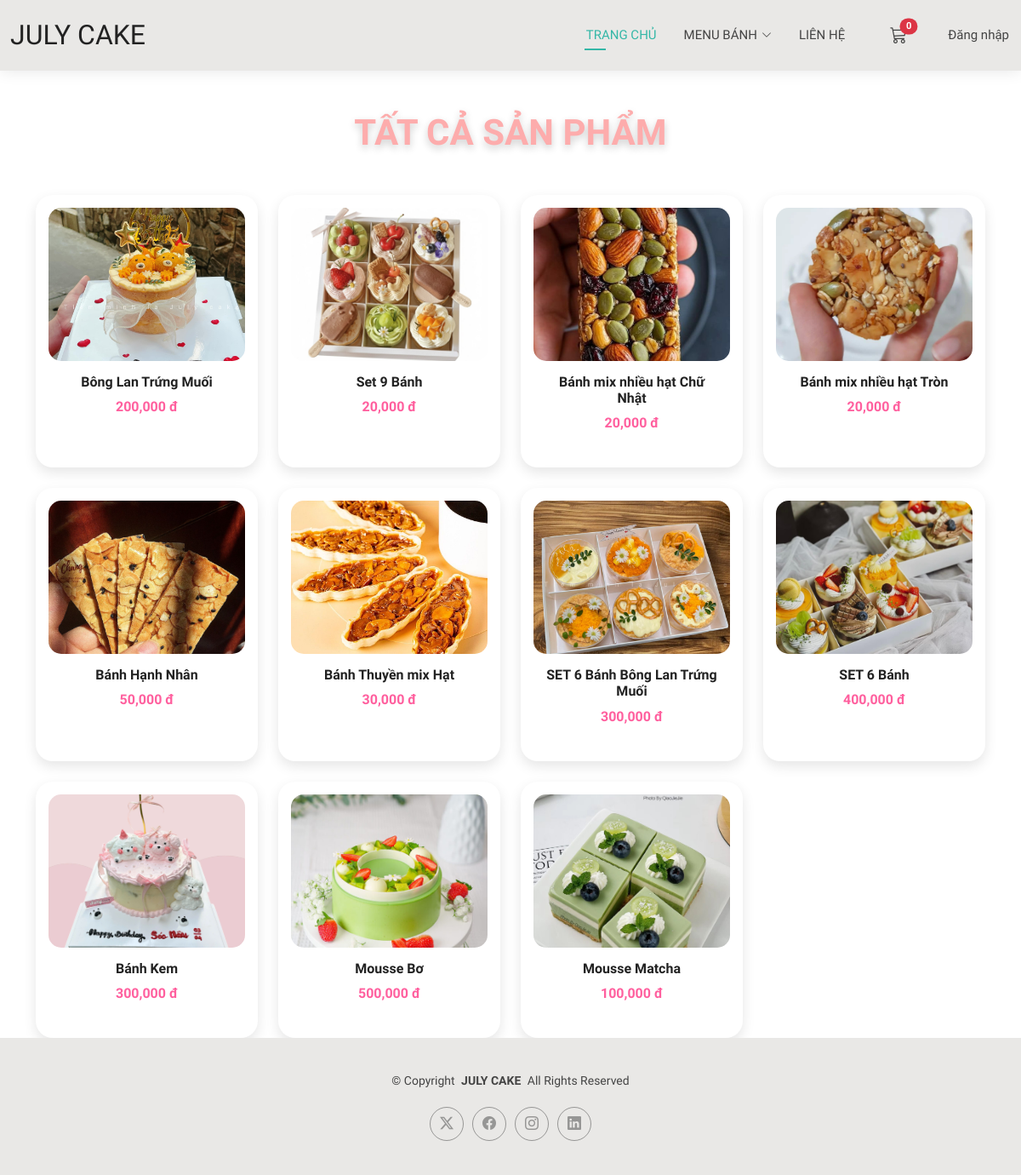
Screenshot of /products/ with the database file from the repository.
### products/models.py (models this page shows, shortened)
class Product(models.Model):
    name = models.CharField(max_length=255)
    slug = models.SlugField(max_length=255, unique=True, blank=True)
    description = models.TextField(blank=True)
    price = models.DecimalField(max_digits=12, decimal_places=3, default=0)
    stock = models.PositiveIntegerField(default=0)
    image = models.ImageField(upload_to='products/', null=True, blank=True)
    categories = models.ManyToManyField(Category, related_name='products', blank=True)
    created_at = models.DateTimeField(auto_now_add=True)
    sizes = models.ManyToManyField(CakeSize, blank=True)
    class Meta:
        ordering = ['-created_at']

### products/views.py (the view)
# urls.py: path("products/", include("products.urls", namespace="products")),
def products(request):
    qs = Product.objects.all()
    return render(request, 'products/products.html', {'products': qs})

### cart/context_processors.py (called while the page is built)
def cart_count(request):
    if getattr(request, 'user', None) and request.user.is_authenticated:
        total = CartItem.objects.filter(cart__user=request.user).aggregate(total=Sum('quantity'))['total'] or 0
    else:
        cart = request.session.get('cart', {})
        try:
            total = sum(int(item.get('quantity', 0) or 0) for item in cart.values())
        except Exception:
            total = 0
    return {'cart_count': int(total)}

### products/templates/products/products.html
{% extends 'base.html' %}
{% load humanize %}
{% load static %}
{% block extra_css %}
<link rel="stylesheet" href="{% static 'products/css/product.css' %}">
{% endblock %}
{% block content %}
<div class="container mt-5">
  <h2 class="hero-title d-flex align-items-center justify-content-center mb-5">
  <span>TẤT CẢ SẢN PHẨM</span>
</h2>
  <div class="row g-4">
    {% for product in products %}
      <div class="col-lg-3 col-md-4 col-sm-6">
        <div class="product-card">
          <div class="product-thumb">
            <a href="{% url 'products:product_detail' product.slug %}">
              <img src="{{ product.image.url }}" alt="{{ product.name }}">
            </a>
          </div>
          <div class="product-body">
            <h6>{{ product.name }}</h6>
            <p class="price">{{ product.price|floatformat:"0"|intcomma }} đ</p>
          </div>
        </div>
      </div>
    {% empty %}
      <p class="text-center text-muted">Không có sản phẩm nào.</p>
    {% endfor %}
  </div>
</div>
{% endblock %}

### first_project/static/assets/css/main.css (style rules this page uses)
:root { --default-font: "Roboto", system-ui, -apple-system, "Segoe UI", Roboto, "Helvetica Neue", Arial, "Noto Sans", "Liberation Sans", sans-serif, "Apple Color Emoji", "Segoe UI Emoji", "Segoe UI Symbol", "Noto Color Emoji"; --heading-font: "Raleway", sans-serif; --nav-font: "Poppins", sans-serif; }
:root { --background-color: #ffffff; --default-color: #444444; --heading-color: #222222; --accent-color: #34b7a7; --surface-color: #ffffff; --contrast-color: #ffffff; }
:root { --nav-color: #444444; --nav-hover-color: #34b7a7; --nav-mobile-background-color: #ffffff; --nav-dropdown-background-color: #ffffff; --nav-dropdown-color: #444444; --nav-dropdown-hover-color: #34b7a7; }
:root { scroll-behavior: smooth; }
body { color: var(--default-color); background-color: var(--background-color); font-family: var(--default-font); }
a { color: var(--accent-color); text-decoration: none; transition: 0.3s; }
h1, h2, h3, h4, h5, h6 { color: var(--heading-color); font-family: var(--heading-font); }

### products/static/products/css/product.css (style rules this page uses)
* { font-family: 'Be Vietnam Pro', -apple-system, BlinkMacSystemFont, "Segoe UI", Roboto, "Helvetica Neue", Arial, sans-serif !important; }
.product-card { background:#fff; border-radius:18px; overflow:hidden; box-shadow:0 10px 25px rgba(0,0,0,0.08); transition:0.3s; height:100%; }
.product-card img { width:100%; height:200px; object-fit:cover; transition:0.3s; }
.product-body { padding:15px; text-align:center; }
.product-body h6 { font-weight:600; margin-bottom:8px; }
.product-body .price { color:#ff5f9e; font-weight:700; margin-bottom:10px; }
.hero-title { color: #FDACAC; font-size:42px; font-weight:700; text-shadow:0 4px 10px rgba(0,0,0,0.2); }
.product-card { background: #fff; border-radius: 20px; padding: 15px; text-align: center; box-shadow: 0 6px 15px rgba(0,0,0,0.1); transition: 0.3s; }
.product-card img { width: 100%; height: 180px; object-fit: cover; border-radius: 15px; }
.product-card p { color: #e53935; font-weight: 700; }

### rows the page displays
Product: image (picture), name "Bông Lan Trứng Muối", price "200,000"
Product: image (picture), name "Set 9 Bánh", price "20,000"
Product: image (picture), name "Bánh mix nhiều hạt Chữ Nhật", price "20,000"
Product: image (picture), name "Bánh mix nhiều hạt Tròn", price "20,000"
Product: image (picture), name "Bánh Hạnh Nhân", price "50,000"
Product: image (picture), name "Bánh Thuyền mix Hạt", price "30,000"
Product: image (picture), name "SET 6 Bánh Bông Lan Trứng Muối", price "300,000"
Product: image (picture), name "SET 6 Bánh", price "400,000"
Product: image (picture), name "Bánh Kem", price "300,000"
Product: image (picture), name "Mousse Bơ", price "500,000"
Product: image (picture), name "Mousse Matcha", price "100,000"
